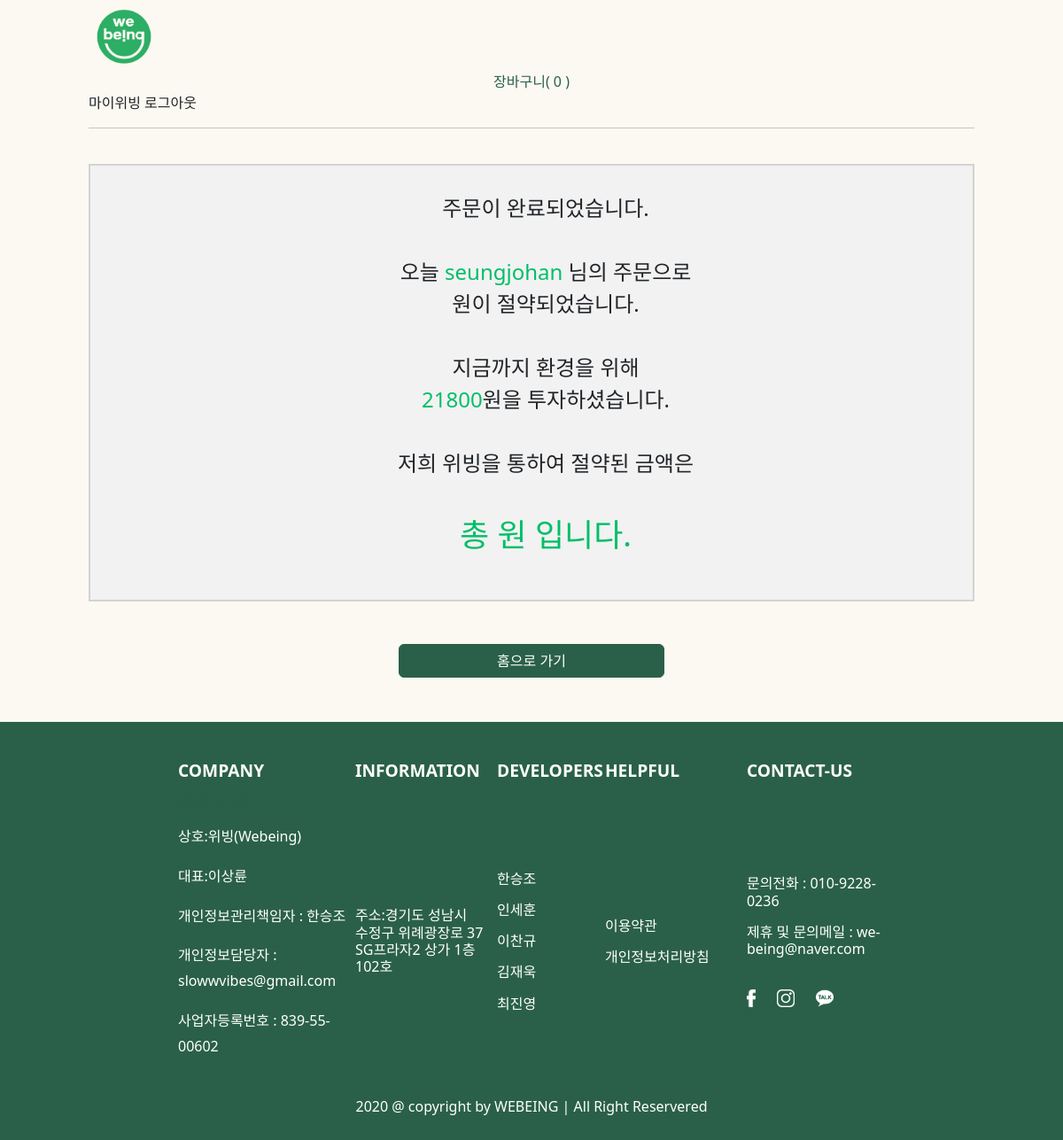
The page /order/payment/complete/ (signed in) on the database as committed earlier.
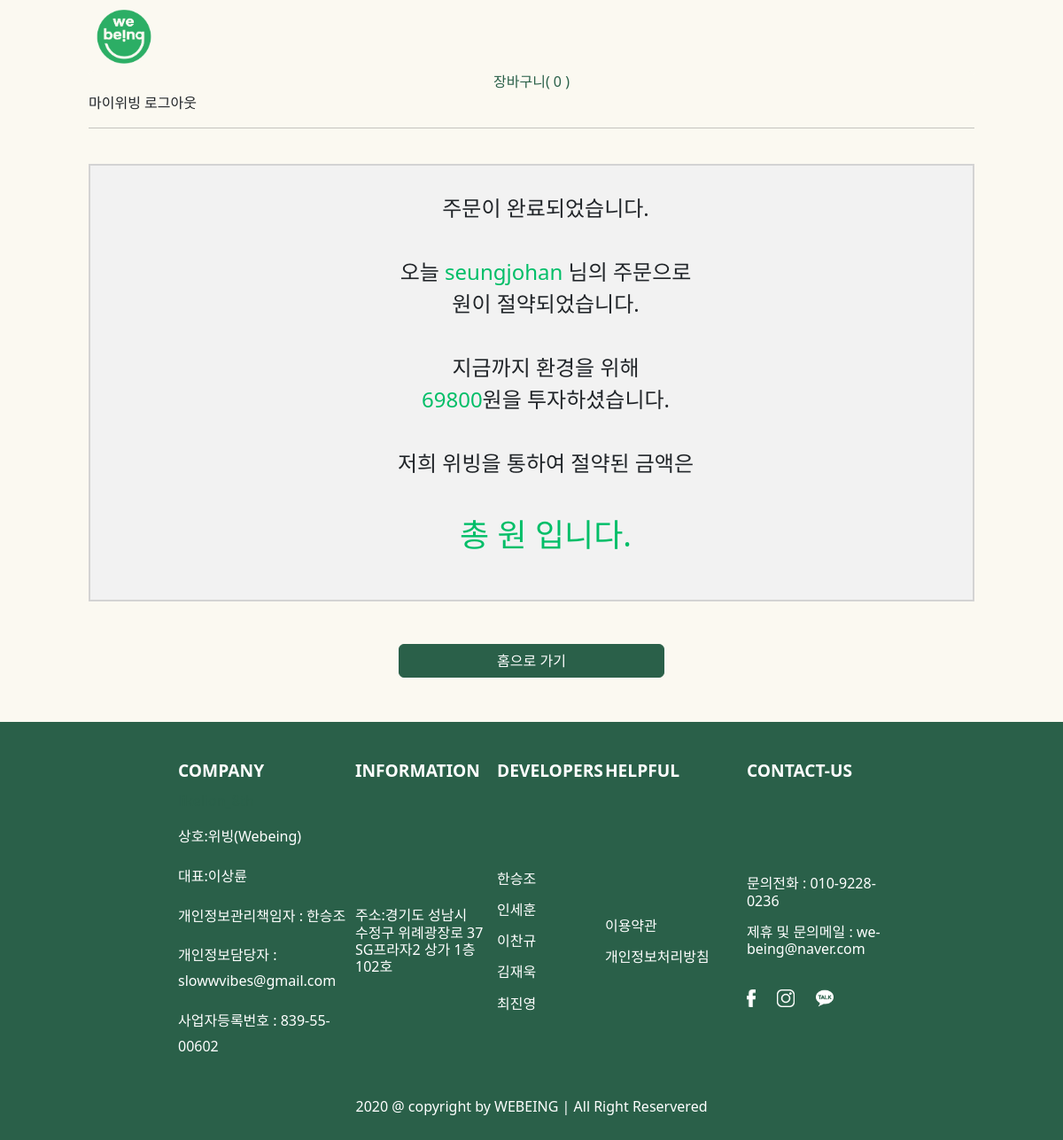
The same page on the database as committed later.
### Account/models.py (models this page shows, shortened)
class User(AbstractBaseUser):
    email = models.EmailField(
        verbose_name='email',
        max_length=255,
        unique=True,
    )
    nickname = models.CharField(
        max_length=20,
        null=False,
        unique=True
    )
    phone_number = models.CharField(max_length=14, null=False, unique=True)
    business_number = models.CharField(max_length=30, null=True, unique=True)
    seller_address = models.CharField(max_length=30, null=True, unique=True)
    seller_name = models.CharField(max_length=30, null=True, unique=True)
    env_money = models.IntegerField(null=True)
    is_active = models.BooleanField(default=True)
    is_admin = models.BooleanField(default=False)
    is_seller = models.BooleanField(null=True, default=True)
    objects = UserManager()
    USERNAME_FIELD = 'email'
    REQUIRED_FIELDS = ['nickname', 'phone_number']

### order/views.py (the view)
# urls.py: path('payment/complete/', order_complete, name='order_complete'),
@ensure_csrf_cookie
@csrf_protect
def order_complete(request):
    user = request.user
    orders = Order.objects.filter(user=user)
    final = 0
    for order in orders:
        temp = OrderItem.objects.filter(order=order)
        for orderitem in temp:
            user_item = orderitem.order
            final += orderitem.price
    user_success = User.objects.get(user=user_item)
    user_success.env_money = final
    user_success.save()
    return render(request, 'order/created.html')

### order/templates/order/created.html (shortened to what this page needs)
{% extends 'base.html' %}
{% load static %}
{% block content %}
<link rel="stylesheet" href="{% static 'css/created.css' %}">
<div class="box-container">
    <div class = "ordercomplete" style="background-color:#F2F2F2;">
        <ul id = "fontsize15" style = "list-style: none; ">
            <li>주문이 완료되었습니다.</li><br>
            <li>오늘 <span id="green">{{user.nickname}}</span> 님의 주문으로</li>
            <li>원이 절약되었습니다.</li><br>
            <li>지금까지 환경을 위해</li>
            <li><span id="green">{{user.env_money}}</span>원을 투자하셨습니다.</li><br>
            <li>저희 위빙을 통하여 절약된 금액은</li><br>
            <li id="finalfont">총 {{total}}원 입니다.</li>
        </ul>
    </div>
<div id = "gohome" style="margin-top: 3rem;">
    <a href = "{% url 'shop:product_all' %}">
        <p class="text-center">
            <button type="button" class="btn btn-success" style="width:300px;">홈으로 가기</button>
        </p>
    </a>
</div>
{% endblock %}

### Webeing/templates/base.html (shortened to what this page needs)
{% load static %}
<html lang="en">
<head>
    <link type="text/css" rel="stylesheet" href="https://unpkg.com/bootstrap/dist/css/bootstrap.min.css"/>
    <link type="text/css" rel="stylesheet" href="https://unpkg.com/bootstrap-vue@latest/dist/bootstrap-vue.css"/>
    <link type="text/css" rel="stylesheet" href="{% static 'css/footer.css' %}"/>
    <link type="text/css" rel="stylesheet" href="{% static 'css/card.css' %}">
</head>
<body style="background-color:#FBF9F1;">
<div id="nav" style="margin: 0px 100px 40px 100px;">
    <b-navbar toggleable="lg" type="light" variant="#FBF9F1">
        <a href="/main"><img src="{% static '/img/webeing.png'%}" alt="webeing" style="width:80px; height: 80px;"></a>
        <b-collapse id="nav-collapse" is-nav>
            <b-navbar-nav class="ml-auto">
                {% if user.is_authenticated %}
                <a class="nav-link btn btn-outline-success" href="{% url 'cart:detail' %}">장바구니(
                    {% if cart|length > 0 %}
                    {{cart|length}} )
                    {% else %}
                    0 )
                    {% endif %}
                </a>
                <b-nav-item-dropdown right>
                    {% if user.is_seller == True %}
                    <b-dropdown-item href="{% url 'sellerPage' %}">마이위빙</b-dropdown-item>
                    {% else %}
                    <b-dropdown-item href="{% url 'customerPage' %}">마이위빙</b-dropdown-item>
                    {% endif %}
                    <b-dropdown-item href="{% url 'logout' %}">로그아웃</b-dropdown-item>
                </b-nav-item-dropdown>
                {% else %}
                <b-nav-item href="{% url 'signup' %}">회원가입</b-nav-item>
                <b-nav-item href="{% url 'login' %}">로그인</b-nav-item>
            </b-navbar-nav>
            {% endif %}
        </b-collapse>
    </b-navbar>
    <hr/>
</div>
<div style="margin : 0 100px 0 100px">
    {% block content %}
    {% endblock %}
</div>
</div>
</body>
<footer style="background-color: #2a6049; width: 100%; padding: 30px 200px 10px 200px; margin-top: 50px;">
    <table>
        <colgroup>
            <col width="25%">
            <col width="20%">
            <col width="15%">
            <col width="20%">
            <col width="*">
        </colgroup>
        <thead style="line-height: 3rem; color:white;">
            <td id="footerfont">COMPANY</td>
            <td id="footerfont">INFORMATION</td>
            <td id="footerfont">DEVELOPERS</td>
            <td id="footerfont">HELPFUL</td>
            <td id="footerfont">CONTACT-US</td>
        </thead>
        <tbody>
            <tr>
                <td style="line-height: 1rem; color:#2a6049 ">
                    <p> likelion_8th   </p>
                </td>
            </tr>
            <tr>
                <td style="line-height: 1.8rem; color: white;">
                    <p>상호:위빙(Webeing)</p>
                    <p>대표:이상륜</p>
                    <p>개인정보관리책임자 : 한승조</p>
                    <p>개인정보담당자 : slowwvibes@gmail.com</p>
                    <p>사업자등록번호 : 839-55-00602</p>
                </td>
                <td style="line-height: 1.2rem; color:white ">
                    <p>주소:경기도 성남시
                        <br>수정구 위례광장로 37
                        <br>SG프라자2 상가 1층 102호
                    </p>
                </td>
                <td style="line-height: 1.2rem; color:white ">
                    <p>한승조</p>
                    <p>인세훈</p>
                    <p>이찬규</p>
                    <p>김재욱</p>
                    <p>최진영</p>
                </td>
                <td style="line-height: 1.2rem; color:white ">
                    <p><a href="{% url 'tos_user_use' %}" style="color:white">이용약관</a></p>
                    <p><a href="{% url 'tos_user_private' %}" style="color:white">개인정보처리방침</a></p>
                </td>
                <td style="line-height: 1.2rem;">
                    <p style="color:white">문의전화 : 010-9228-0236</p>
                    <p style="color:white">제휴 및 문의메일 : we-being@naver.com</p>
                    <br>
                    <p>
                        <a title="facebook" href="https://www.facebook.com/We-being-100435421763637" target="_blanck">
                            <img src="{% static '/img/facebook.png' %}" alt="facebook"
                                style="margin-right: 20px; width:10px; height:20px;">
                        </a>
                        <a title="instagram" href="https://www.instagram.com/we_being/" target="_blank">
                            <img src="{% static 'img/instagram.png' %}" alt="instagram"
                                style="margin-right: 20px; width:20px; height:20px;">
                        </a>
                        <a title="kakaotalk" href="http://pf.kakao.com/_sSYyxb" target="_blank">
                            <img src="{% static 'img/kakaotalk.png' %}" alt="kakao"
                                style="margin-right: 20px; width:20px; height: 20px;">
                        </a>
                    </p>
                </td>
            </tr>
        </tbody>
    </table>
    <br>
    <p class="text-center" style="color: white">2020 @ copyright by WEBEING | All Right Reservered</p>
</footer>
</html>

### shop/static/css/card.css (style rules this page uses)
a { text-decoration: none }

### order/static/css/created.css (style rules this page uses)
.box-container { grid-template-columns: 1fr 1fr; grid-template-rows: 5fr; column-gap: 20px; grid-template-areas: "ordercomplete receipt" }
.ordercomplete { grid-area: ordercomplete; text-align: center; padding: 30px 30px 30px 30px; border: 2px solid lightgray; }
#gohome { text-align: center; width: 100%; }

### Webeing/templates/base.html (style rules this page uses)
#footerfont { font-size: 120%; font-weight: bold; }
.btn-outline-success { background-color: #FBF9F1; border-color: #2A6049; color: #2A6049; }
.btn-success { background-color: #2A6049; border-color: #2A6049; color: white; }

### order/templates/order/created.html (style rules this page uses)
#fontsize15 { font-size: 150%; }
#green { color: #00be68; }
#finalfont { font-size:150%; color: #00be68; }

Rows that differ between the two databases and show on the page:
changed User "seungjohan": env_money "21800" → "69800"
